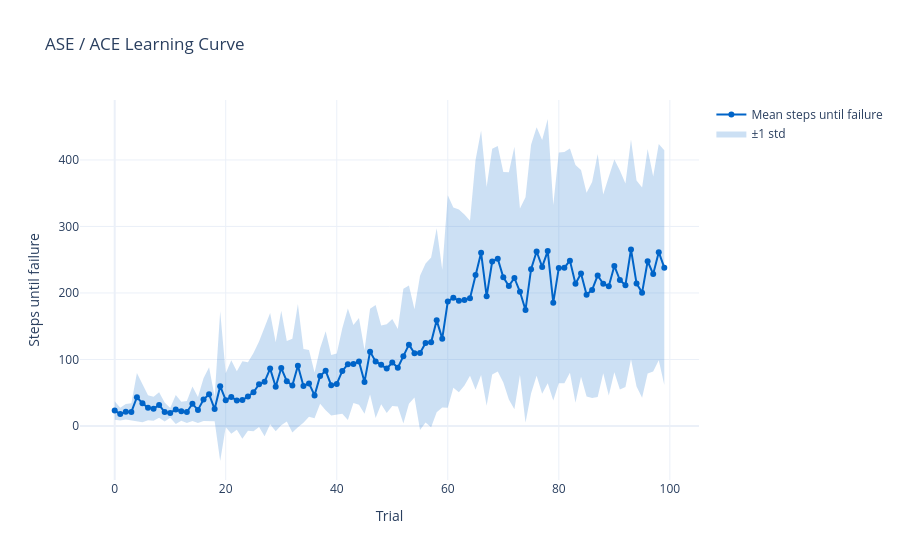

The cell this chart's notebook holds for it:
### Code cell
import plotly.graph_objects as go
import numpy as np

def plot_trial_results(model_name, mean_curve, std_curve=None):
    """Plot mean steps-until-failure per trial, with optional std band."""
    trials = np.arange(len(mean_curve))
    fig = go.Figure()
    title=f"{model_name} Learning Curve"

    if std_curve is not None:
        # Upper bound (invisible line, anchors the fill)
        fig.add_trace(go.Scatter(
            x=trials,
            y=mean_curve + std_curve,
            mode="lines",
            line=dict(width=0),
            showlegend=False,
            hoverinfo="skip",
        ))
        # Lower bound (fills down to upper bound)
        fig.add_trace(go.Scatter(
            x=trials,
            y=mean_curve - std_curve,
            mode="lines",
            line=dict(width=0),
            fill="tonexty",
            fillcolor="rgba(0, 100, 200, 0.2)",
            name="±1 std",
            hoverinfo="skip",
        ))

    # Mean line on top
    fig.add_trace(go.Scatter(
        x=trials,
        y=mean_curve,
        mode="lines+markers",
        name="Mean steps until failure",
        line=dict(color="rgb(0, 100, 200)"),
    ))

    fig.update_layout(
        title=title,
        xaxis_title="Trial",
        yaxis_title="Steps until failure",
        template="plotly_white",
    )
    fig.show()

mean_curve = all_trial_results.mean(axis=0)
std_curve = all_trial_results.std(axis=0)
plot_trial_results(model_name, mean_curve, std_curve)

### Figure 1 — Plotly figure (JSON) as saved in the notebook; plotly's stock layout.template omitted (floating-point values rounded to 4 significant figures)
{"data": [{"hoverinfo": "skip", "line": {"width": 0}, "mode": "lines", "showlegend": false, "type": "scatter", "x": [0, 1, 2, 3, 4, 5, 6, 7, 8, 9, 10, 11, 12, 13, 14, 15, 16, 17, 18, 19, 20, 21, 22, 23, 24, 25, 26, 27, 28, 29, 30, 31, 32, 33, 34, 35, 36, 37, 38, 39, 40, 41, 42, 43, 44, 45, 46, 47, 48, 49, 50, 51, 52, 53, 54, 55, 56, 57, 58, 59, 60, 61, 62, 63, 64, 65, 66, 67, 68, 69, 70, 71, 72, 73, 74, 75, 76, 77, 78, 79, 80, 81, 82, 83, 84, 85, 86, 87, 88, 89, 90, 91, 92, 93, 94, 95, 96, 97, 98, 99], "y": [37.03, 27.51, 32.9, 34.14, 79.69, 62.95, 46.12, 44.1, 50.9, 35.38, 26.86, 46.43, 36.44, 37.62, 59.2, 43.77, 71.74, 88.15, 43.87, 172.4, 79.26, 98.77, 82.27, 97.29, 95.69, 109.7, 127.1, 148.3, 169.9, 125.8, 173.3, 127.8, 131.1, 183.4, 115.6, 114.3, 80.35, 117.0, 142.5, 106.8, 109.1, 147.0, 176.5, 152.0, 162.2, 114.3, 176.2, 182.0, 151.3, 153.1, 160.9, 145.9, 206.3, 211.2, 175.7, 225.8, 244.3, 253.4, 297.1, 234.8, 346.9, 328.3, 325.5, 318.0, 308.5, 399.9, 444.3, 359.5, 417.0, 421.0, 381.8, 381.4, 419.9, 327.0, 344.0, 422.7, 449.1, 429.9, 461.6, 332.4, 411.0, 411.8, 417.3, 392.5, 384.8, 350.8, 367.0, 408.9, 348.2, 374.6, 400.7, 384.1, 364.6, 430.6, 369.0, 358.7, 416.3, 374.9, 423.9, 414.4]}, {"fill": "tonexty", "fillcolor": "rgba(0, 100, 200, 0.2)", "hoverinfo": "skip", "line": {"width": 0}, "mode": "lines", "name": "±1 std", "type": "scatter", "x": [0, 1, 2, 3, 4, 5, 6, 7, 8, 9, 10, 11, 12, 13, 14, 15, 16, 17, 18, 19, 20, 21, 22, 23, 24, 25, 26, 27, 28, 29, 30, 31, 32, 33, 34, 35, 36, 37, 38, 39, 40, 41, 42, 43, 44, 45, 46, 47, 48, 49, 50, 51, 52, 53, 54, 55, 56, 57, 58, 59, 60, 61, 62, 63, 64, 65, 66, 67, 68, 69, 70, 71, 72, 73, 74, 75, 76, 77, 78, 79, 80, 81, 82, 83, 84, 85, 86, 87, 88, 89, 90, 91, 92, 93, 94, 95, 96, 97, 98, 99], "y": [9.367, 8.293, 9.9, 8.256, 6.712, 5.654, 8.485, 7.704, 12.5, 6.619, 12.54, 2.974, 7.961, 4.381, 7.604, 4.631, 7.656, 7.45, 7.13, -52.64, -1.664, -11.57, -5.668, -19.29, -7.087, -8.069, -1.688, -15.5, 2.707, -7.972, 0.9403, 6.802, -9.709, -1.983, 4.775, 13.74, 11.65, 33.36, 23.5, 15.79, 17.52, 18.37, 8.858, 34.38, 31.75, 18.29, 47.4, 11.96, 32.53, 19.5, 30.06, 29.14, 3.677, 33.35, 42.92, -6.2, 5.3, -1.823, 20.48, 27.79, 27.35, 57.48, 50.88, 60.81, 75.69, 54.33, 76.49, 30.52, 77.58, 82.01, 65.44, 39.84, 25.14, 76.59, 4.796, 48.73, 75.67, 48.52, 64.43, 38.37, 64.16, 64.2, 79.9, 35.07, 74.05, 44.17, 41.97, 43.71, 79.42, 45.78, 80.73, 54.92, 58.78, 100.2, 59.55, 42.3, 79.07, 81.86, 98.74, 61.59]}, {"line": {"color": "rgb(0, 100, 200)"}, "mode": "lines+markers", "name": "Mean steps until failure", "type": "scatter", "x": [0, 1, 2, 3, 4, 5, 6, 7, 8, 9, 10, 11, 12, 13, 14, 15, 16, 17, 18, 19, 20, 21, 22, 23, 24, 25, 26, 27, 28, 29, 30, 31, 32, 33, 34, 35, 36, 37, 38, 39, 40, 41, 42, 43, 44, 45, 46, 47, 48, 49, 50, 51, 52, 53, 54, 55, 56, 57, 58, 59, 60, 61, 62, 63, 64, 65, 66, 67, 68, 69, 70, 71, 72, 73, 74, 75, 76, 77, 78, 79, 80, 81, 82, 83, 84, 85, 86, 87, 88, 89, 90, 91, 92, 93, 94, 95, 96, 97, 98, 99], "y": [23.2, 17.9, 21.4, 21.2, 43.2, 34.3, 27.3, 25.9, 31.7, 21.0, 19.7, 24.7, 22.2, 21.0, 33.4, 24.2, 39.7, 47.8, 25.5, 59.9, 38.8, 43.6, 38.3, 39.0, 44.3, 50.8, 62.7, 66.4, 86.3, 58.9, 87.1, 67.3, 60.7, 90.7, 60.2, 64.0, 46.0, 75.2, 83.0, 61.3, 63.3, 82.7, 92.7, 93.2, 97.0, 66.3, 111.8, 97.0, 91.9, 86.3, 95.5, 87.5, 105.0, 122.3, 109.3, 109.8, 124.8, 125.8, 158.8, 131.3, 187.1, 192.9, 188.2, 189.4, 192.1, 227.1, 260.4, 195.0, 247.3, 251.5, 223.6, 210.6, 222.5, 201.8, 174.4, 235.7, 262.4, 239.2, 263.0, 185.4, 237.6, 238.0, 248.6, 213.8, 229.4, 197.5, 204.5, 226.3, 213.8, 210.2, 240.7, 219.5, 211.7, 265.4, 214.3, 200.5, 247.7, 228.4, 261.3, 238.0]}], "layout": {"title": {"text": "ASE / ACE Learning Curve"}, "xaxis": {"title": {"text": "Trial"}}, "yaxis": {"title": {"text": "Steps until failure"}}}}
